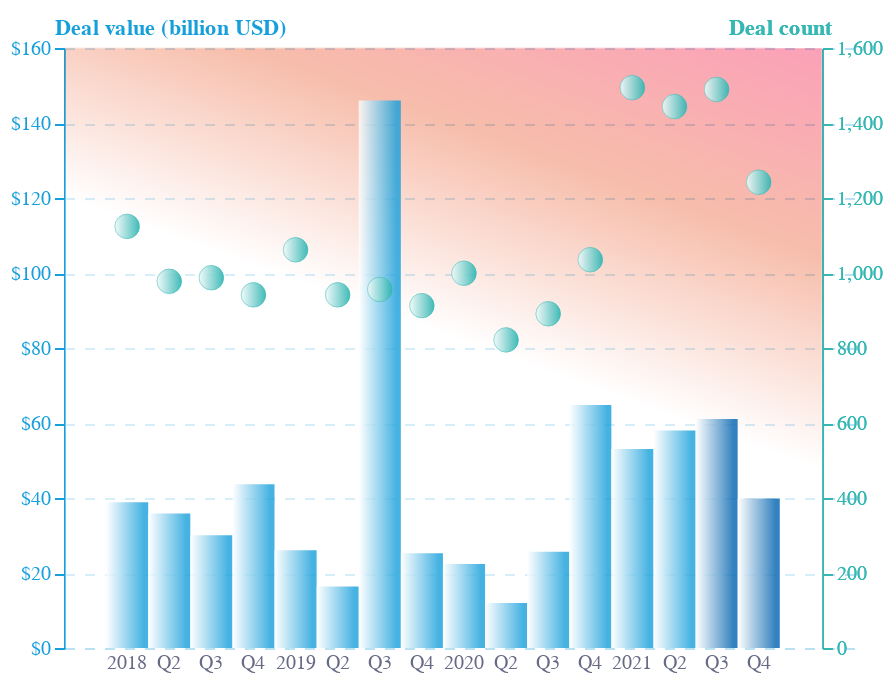

The cell this chart's notebook holds for it:
### Code cell
base = alt.Chart(f1).encode(x=alt.X(
    "Q:N",
    sort=[],
    axis=alt.Axis(
        # grid=False,
        title='',
        labelColor=colors["eco-gray"],
        titleColor=colors["eco-gray"],
        tickColor=colors["eco-gray"],
        domain=False,
        tickCount=10,
        ticks=False,
        # orient="top",
        labelAngle=0,
        labelFont="Circular Std Book",
        offset=5,
        labelAlign='center',
        # labelExpr="indexof(datum.value,'Q1')>-1?slice(datum.value,0,4)+' '+slice(datum.value,4):slice(datum.value,4)",
        labelExpr="slice(datum.value,0,4)=='2017'?'':slice(datum.value,0,4)=='2022'?'':indexof(datum.value,'Q1')>-1?slice(datum.value,0,4):slice(datum.value,4)",
    ),
))
points = base.mark_point(
    #  fillOpacity=0.8,
    color=colors['eco-turquiose'],
    strokeWidth=0.5,
    strokeOpacity=0.5,
    fill=alt.Gradient(
        gradient="linear",
        stops=[
            alt.GradientStop(color='white', offset=0),
            alt.GradientStop(color=colors["eco-turquiose"], offset=0.9),
        ],
        x1=0,
        x2=1,
        y1=1,
        y2=1,
        ),size=150).encode(y=alt.Y(
    "deals:Q",
    sort=[],
    axis=alt.Axis(
        grid=False,
        title="Deal count",
        titleX=5,
        titleY=-5,
        titleBaseline="bottom",
        titleAngle=0,
        titleAlign="right",
        labelColor=colors["eco-turquiose"],
        titleColor=colors["eco-turquiose"],
        tickColor=colors["eco-turquiose"],
        domainColor=colors["eco-turquiose"],
        titleFont="Circular Std Book",
        labelFont="Circular Std Book",
        offset=-21
    ),
    scale=alt.Scale(domain=[0, 1600]),
),
# tooltip=['deals','Q']
)
bars = base.mark_bar(
    fillOpacity=0.8,
    color=alt.Gradient(
        gradient="linear",
        stops=[
            alt.GradientStop(color='white', offset=0),
            alt.GradientStop(color=colors["eco-light-blue"], offset=0.9),
        ],
        x1=0,
        x2=1,
        y1=1,
        y2=1,
        )
    ).encode(y=alt.Y(
    "value:Q",sort=[],axis=alt.Axis(labels=False,title='',domain=False,
        ticks=False,),
)).transform_filter("!((datum.Q=='2021Q3')|(datum.Q=='2021Q4'))")
bars2 = base.mark_bar(
    fillOpacity=0.8,
    color=alt.Gradient(
        gradient="linear",
        stops=[
            alt.GradientStop(color='white', offset=0),
            alt.GradientStop(color=colors["eco-mid-blue"], offset=0.9),
        ],
        x1=0,
        x2=1,
        y1=1,
        y2=1,
        )
    ).encode(y=alt.Y(
    "value:Q",
    sort=[],axis=alt.Axis(labels=False,title='',domain=False,
        ticks=False,),
    scale=alt.Scale(domain=[0, 160]),
)).transform_filter("((datum.Q=='2021Q3')|(datum.Q=='2021Q4'))")
bg=alt.Chart(pd.DataFrame([{'x':'2017Q4','y':170},{'x':'2022Q1','y':160},{'x':'2022Q2','y':160}])).mark_area(xOffset=-10,
    fillOpacity=0.4,
    color=alt.Gradient(
        gradient="linear",
        stops=[
            alt.GradientStop(color='white', offset=0.2),
            alt.GradientStop(color=colors["eco-orange"], offset=0.6),
            alt.GradientStop(color=colors["eco-dot"], offset=1),
        ],
        x1=0.7,
        x2=1,
        y1=0.7,
        y2=0,
        )
    ).encode(x='x:N',y=alt.Y(
    "y:Q",
    
    sort=[],
    axis=alt.Axis(
        # grid=False,
        gridColor=colors["eco-light-blue"],
        gridOpacity=0.3,
        gridDash=[5,5],
        title="Deal value (billion USD)",
        titleX=-5,
        titleY=-5,
        titleBaseline="bottom",
        titleAngle=0,
        titleAlign="left",
        labelColor=colors["eco-light-blue"],
        titleColor=colors["eco-light-blue"],
        tickColor=colors["eco-light-blue"],
        domainColor=colors["eco-light-blue"],
        titleFont="Circular Std Book",
        labelFont="Circular Std Book",
        labelExpr="'$'+datum.value"
    ),
    scale=alt.Scale(domain=[0, 160]),
))
labels=base.mark_text(color=colors["eco-light-blue"], opacity=0.8, baseline='bottom',dy=-2,font="Circular Std Book",size=11,dx=1).encode(
    y=alt.Y(
        'value:Q',
        sort=[],
        axis=alt.Axis(
        grid=False,
        title='',
        labels=False,
        domain=False,
        ticks=False,
        ),
    scale=alt.Scale(domain=[0, 160]),
    ),
    text='y:N'
).transform_calculate(y='round(datum.value)')
labels2=base.mark_text(color=colors["eco-turquiose"], opacity=0.8, baseline='bottom',dy=-8,font="Circular Std Book",size=11,dx=1).encode(
    y=alt.Y(
        'deals:Q',
        sort=[],
        axis=alt.Axis(
        grid=False,
        title='',
        labels=False,
        domain=False,
        ticks=False,
        ),
    scale=alt.Scale(domain=[0, 1600]),
    ),
    text='d:N'
).transform_calculate(d='round(datum.deals/1)')
layer1 = (((bg+bars+bars2+points+points).resolve_scale(
    y='independent'
).properties(
    height=300, width=400)).configure_view(stroke=None).properties(title=""))
layer1.save("visualisation/" + f + "_gradient.json")
# layer1.save("visualisation/" + f + "_gradient.png")
layer1

### Figure 1 — Vega-Lite specification as saved in the notebook (floating-point values rounded to 4 significant figures)
{"config": {"view": {"continuousWidth": 400, "continuousHeight": 300, "stroke": null}}, "layer": [{"data": {"name": "data-8d55db8d04fda2ca10fb3397dfd851cb"}, "mark": {"type": "area", "color": {"gradient": "linear", "stops": [{"color": "white", "offset": 0.2}, {"color": "#EB5C2E", "offset": 0.6}, {"color": "#F4134D", "offset": 1}], "x1": 0.7, "x2": 1, "y1": 0.7, "y2": 0}, "fillOpacity": 0.4, "xOffset": -10}, "encoding": {"x": {"type": "nominal", "field": "x"}, "y": {"type": "quantitative", "axis": {"domainColor": "#179FDB", "gridColor": "#179FDB", "gridDash": [5, 5], "gridOpacity": 0.3, "labelColor": "#179FDB", "labelExpr": "'$'+datum.value", "labelFont": "Circular Std Book", "tickColor": "#179FDB", "title": "Deal value (billion USD)", "titleAlign": "left", "titleAngle": 0, "titleBaseline": "bottom", "titleColor": "#179FDB", "titleFont": "Circular Std Book", "titleX": -5, "titleY": -5}, "field": "y", "scale": {"domain": [0, 160]}, "sort": []}}}, {"data": {"name": "data-b9d9ab90ca821f96d8c1c2f43875ff38"}, "mark": {"type": "bar", "color": {"gradient": "linear", "stops": [{"color": "white", "offset": 0}, {"color": "#179FDB", "offset": 0.9}], "x1": 0, "x2": 1, "y1": 1, "y2": 1}, "fillOpacity": 0.8}, "encoding": {"x": {"type": "nominal", "axis": {"domain": false, "labelAlign": "center", "labelAngle": 0, "labelColor": "#676A86", "labelExpr": "slice(datum.value,0,4)=='2017'?'':slice(datum.value,0,4)=='2022'?'':indexof(datum.value,'Q1')>-1?slice(datum.value,0,4):slice(datum.value,4)", "labelFont": "Circular Std Book", "offset": 5, "tickColor": "#676A86", "tickCount": 10, "ticks": false, "title": "", "titleColor": "#676A86"}, "field": "Q", "sort": []}, "y": {"type": "quantitative", "axis": {"domain": false, "labels": false, "ticks": false, "title": ""}, "field": "value", "sort": []}}, "transform": [{"filter": "!((datum.Q=='2021Q3')|(datum.Q=='2021Q4'))"}]}, {"data": {"name": "data-b9d9ab90ca821f96d8c1c2f43875ff38"}, "mark": {"type": "bar", "color": {"gradient": "linear", "stops": [{"color": "white", "offset": 0}, {"color": "#0063AF", "offset": 0.9}], "x1": 0, "x2": 1, "y1": 1, "y2": 1}, "fillOpacity": 0.8}, "encoding": {"x": {"type": "nominal", "axis": {"domain": false, "labelAlign": "center", "labelAngle": 0, "labelColor": "#676A86", "labelExpr": "slice(datum.value,0,4)=='2017'?'':slice(datum.value,0,4)=='2022'?'':indexof(datum.value,'Q1')>-1?slice(datum.value,0,4):slice(datum.value,4)", "labelFont": "Circular Std Book", "offset": 5, "tickColor": "#676A86", "tickCount": 10, "ticks": false, "title": "", "titleColor": "#676A86"}, "field": "Q", "sort": []}, "y": {"type": "quantitative", "axis": {"domain": false, "labels": false, "ticks": false, "title": ""}, "field": "value", "scale": {"domain": [0, 160]}, "sort": []}}, "transform": [{"filter": "((datum.Q=='2021Q3')|(datum.Q=='2021Q4'))"}]}, {"data": {"name": "data-b9d9ab90ca821f96d8c1c2f43875ff38"}, "mark": {"type": "point", "color": "#36B7B4", "fill": {"gradient": "linear", "stops": [{"color": "white", "offset": 0}, {"color": "#36B7B4", "offset": 0.9}], "x1": 0, "x2": 1, "y1": 1, "y2": 1}, "size": 150, "strokeOpacity": 0.5, "strokeWidth": 0.5}, "encoding": {"x": {"type": "nominal", "axis": {"domain": false, "labelAlign": "center", "labelAngle": 0, "labelColor": "#676A86", "labelExpr": "slice(datum.value,0,4)=='2017'?'':slice(datum.value,0,4)=='2022'?'':indexof(datum.value,'Q1')>-1?slice(datum.value,0,4):slice(datum.value,4)", "labelFont": "Circular Std Book", "offset": 5, "tickColor": "#676A86", "tickCount": 10, "ticks": false, "title": "", "titleColor": "#676A86"}, "field": "Q", "sort": []}, "y": {"type": "quantitative", "axis": {"domainColor": "#36B7B4", "grid": false, "labelColor": "#36B7B4", "labelFont": "Circular Std Book", "offset": -21, "tickColor": "#36B7B4", "title": "Deal count", "titleAlign": "right", "titleAngle": 0, "titleBaseline": "bottom", "titleColor": "#36B7B4", "titleFont": "Circular Std Book", "titleX": 5, "titleY": -5}, "field": "deals", "scale": {"domain": [0, 1600]}, "sort": []}}}, {"data": {"name": "data-b9d9ab90ca821f96d8c1c2f43875ff38"}, "mark": {"type": "point", "color": "#36B7B4", "fill": {"gradient": "linear", "stops": [{"color": "white", "offset": 0}, {"color": "#36B7B4", "offset": 0.9}], "x1": 0, "x2": 1, "y1": 1, "y2": 1}, "size": 150, "strokeOpacity": 0.5, "strokeWidth": 0.5}, "encoding": {"x": {"type": "nominal", "axis": {"domain": false, "labelAlign": "center", "labelAngle": 0, "labelColor": "#676A86", "labelExpr": "slice(datum.value,0,4)=='2017'?'':slice(datum.value,0,4)=='2022'?'':indexof(datum.value,'Q1')>-1?slice(datum.value,0,4):slice(datum.value,4)", "labelFont": "Circular Std Book", "offset": 5, "tickColor": "#676A86", "tickCount": 10, "ticks": false, "title": "", "titleColor": "#676A86"}, "field": "Q", "sort": []}, "y": {"type": "quantitative", "axis": {"domainColor": "#36B7B4", "grid": false, "labelColor": "#36B7B4", "labelFont": "Circular Std Book", "offset": -21, "tickColor": "#36B7B4", "title": "Deal count", "titleAlign": "right", "titleAngle": 0, "titleBaseline": "bottom", "titleColor": "#36B7B4", "titleFont": "Circular Std Book", "titleX": 5, "titleY": -5}, "field": "deals", "scale": {"domain": [0, 1600]}, "sort": []}}}], "height": 300, "resolve": {"scale": {"y": "independent"}}, "title": "", "width": 400, "$schema": "https://vega.github.io/schema/vega-lite/v4.8.1.json", "datasets": {"data-8d55db8d04fda2ca10fb3397dfd851cb": [{"x": "2017Q4", "y": 170}, {"x": "2022Q1", "y": 160}, {"x": "2022Q2", "y": 160}], "data-b9d9ab90ca821f96d8c1c2f43875ff38": [{"Q": "2018Q1", "value": 38.9, "deals": 1124.0}, {"Q": "2018Q2", "value": 35.9, "deals": 977.8}, {"Q": "2018Q3", "value": 30.1, "deals": 987.4}, {"Q": "2018Q4", "value": 43.7, "deals": 941.7}, {"Q": "2019Q1", "value": 26.1, "deals": 1062.0}, {"Q": "2019Q2", "value": 16.4, "deals": 941.7}, {"Q": "2019Q3", "value": 146.0, "deals": 956.2}, {"Q": "2019Q4", "value": 25.3, "deals": 912.9}, {"Q": "2020Q1", "value": 22.4, "deals": 999.4}, {"Q": "2020Q2", "value": 12.0, "deals": 821.6}, {"Q": "2020Q3", "value": 25.7, "deals": 891.3}, {"Q": "2020Q4", "value": 64.8, "deals": 1035.0}, {"Q": "2021Q1", "value": 53.1, "deals": 1494.0}, {"Q": "2021Q2", "value": 58.0, "deals": 1444.0}, {"Q": "2021Q3", "value": 61.1, "deals": 1489.0}, {"Q": "2021Q4", "value": 39.9, "deals": 1242.0}]}}
